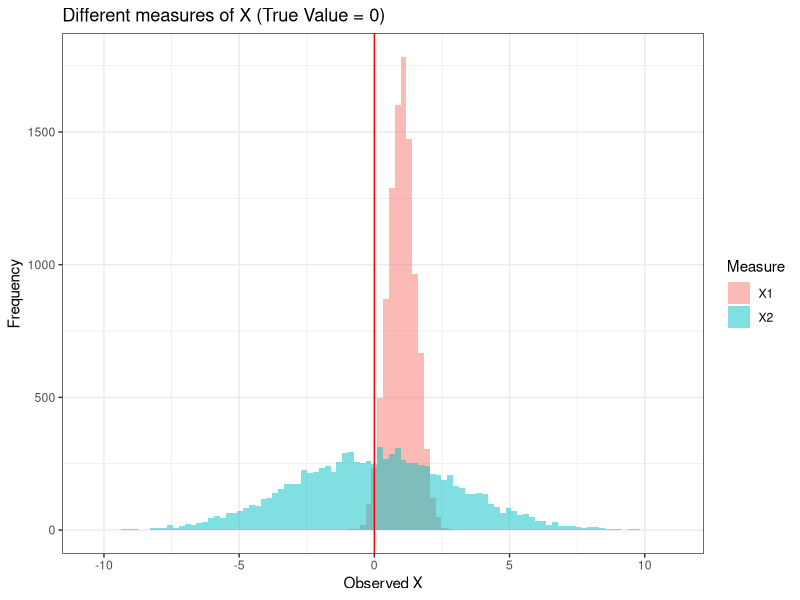
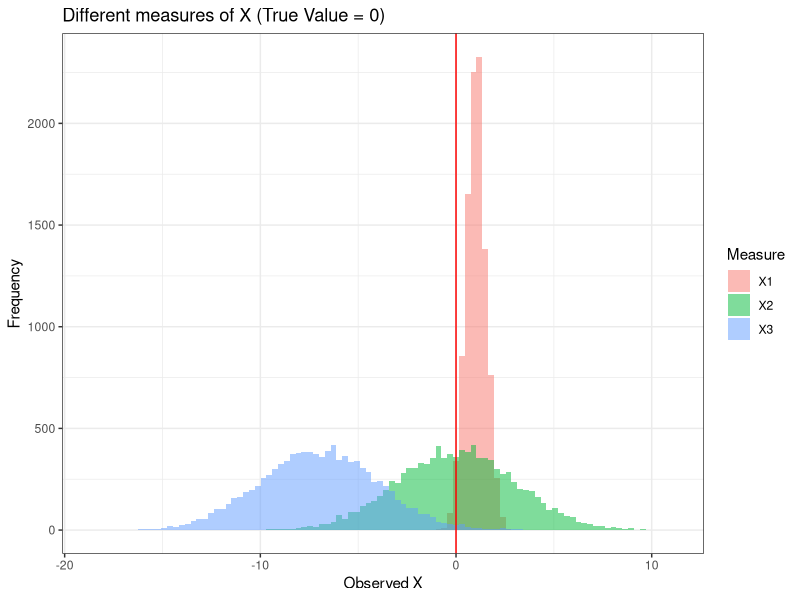

Here is the R script that generated these plots, in order:
## ---- chunk 1
knitr::opts_chunk$set(echo = FALSE)
## ---- chunk 2
require(ggplot2)
n = 10000
x1 = rnorm(n, 0, 0.5) + 1
x2 = rnorm(n, 0, 3)
plot_data = data.frame(Measure = rep(paste0("X",1:2), each = n), value = c(x1, x2))
xlims = range(c(x1,x2))
ggplot(plot_data, aes(value, fill = Measure)) + 
  geom_histogram(bins = 100, alpha = 0.5, position = 'identity') +
  labs(title = 'Different measures of X (True Value = 0)') + xlab("Observed X") + ylab("Frequency") + 
  theme_bw() +
  geom_vline(xintercept = 0, colour = 'red')
## ---- chunk 3
require(ggplot2)
n = 10000
x3 = rnorm(n, -7, 3)
plot_data = data.frame(Measure = rep(paste0("X",1:3), each = n), value = c(x1, x2, x3))
xlims = range(c(x1,x2, x3))
ggplot(plot_data, aes(value, fill = Measure)) + 
  geom_histogram(bins = 100, alpha = 0.5, position = 'identity') +
  labs(title = 'Different measures of X (True Value = 0)') + xlab("Observed X") + ylab("Frequency") + 
  theme_bw() +
  geom_vline(xintercept = 0, colour = 'red')
